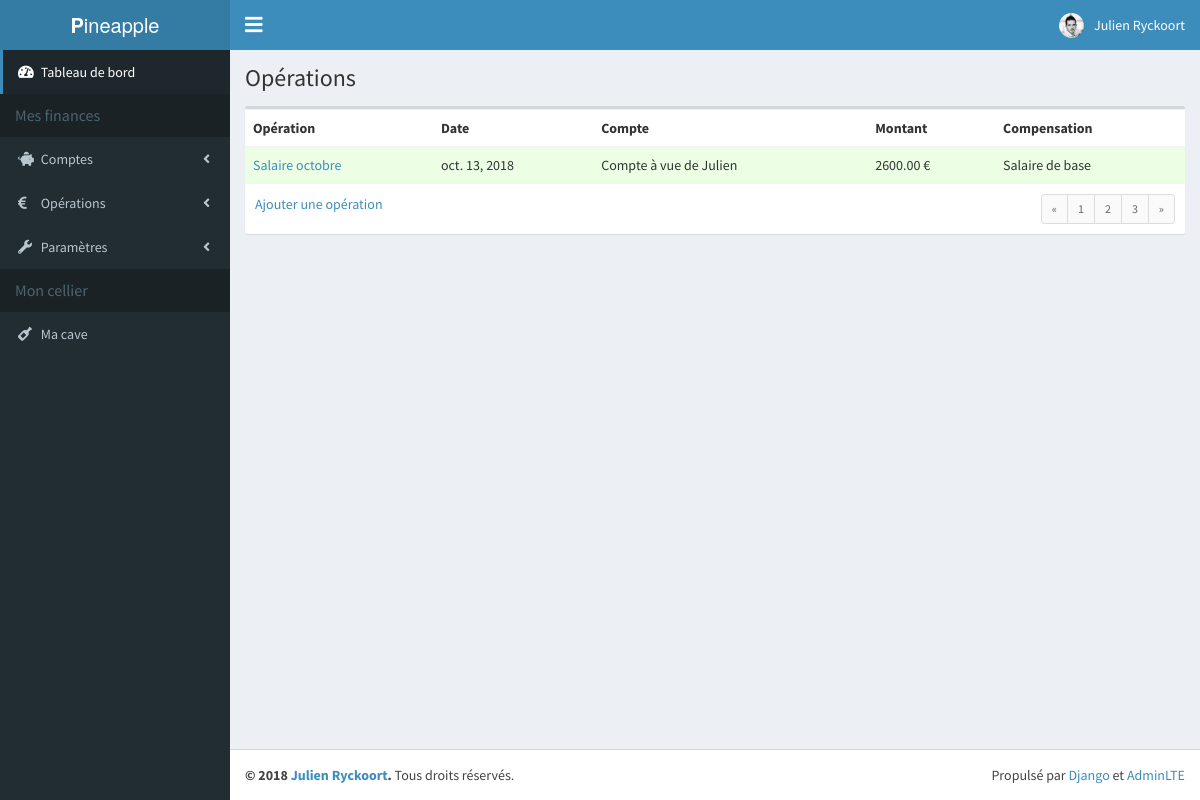
The page /accounting/operations/view/1 (signed in) on the database its author committed.
### accounting/models.py (models this page shows, shortened)
class AccountingEntry(models.Model):
    account = models.ForeignKey('Account', on_delete=models.CASCADE)
    counterparty_account = models.ForeignKey('Account', on_delete=models.CASCADE, blank=True, null=True, related_name='accounting_entry_counterparty')
    compensation_account = models.ForeignKey('CompensationAccount', on_delete=models.CASCADE, blank=True, null=True, default=None)
    date = models.DateField()
    amount = models.DecimalField(max_digits=13, decimal_places=2)
    name = models.CharField(max_length=200)
    text = models.TextField(default=None, blank=True, null=True)

class Account(models.Model):
    budget = models.ForeignKey('Budget', on_delete=models.CASCADE)
    name = models.CharField(max_length=200)
    text = models.TextField(default=None, blank=True, null=True)
    balance = models.DecimalField(max_digits=13, decimal_places=2)
    type = models.ForeignKey('AccountType', on_delete=models.PROTECT)
    class Meta:
        ordering = ('budget','type',)

class CompensationAccount(models.Model):
    budget = models.ForeignKey('Budget', on_delete=models.CASCADE)
    name = models.CharField(max_length=200)
    text = models.TextField(default=None, blank=True, null=True)
    balance = models.DecimalField(max_digits=13, decimal_places=2)
    category = models.ForeignKey('CompensationAccountCategory', on_delete=models.PROTECT)
    class Meta:
        ordering = ('budget','category',)

### accounting/views.py (the view)
# urls.py: path('operations/view/<id_operation>', views.view_operation, name='view_operation'),
def view_operation(request, id_operation):
    entry = AccountingEntry.objects.get(id=id_operation)
    return render(request, 'accounting/view_operation.html', locals())

### accounting/templates/accounting/view_operation.html (shortened to what this page needs)
{% extends 'base.html' %}
{% block header %}
<h1>
  Opérations
</h1>
{% endblock %}
{% block content %}
<div class="box">
  <div class="box-body no-padding">
    <table class="table">
      <tbody>
        <tr>
          <th>Opération</th>
          <th>Date</th>
          <th>Compte</th>
          <th>Montant</th>
          <th>Compensation</th>
        </tr>
        <tr {% if entry.amount >= 0 %} class="table-operations-income" {% else %} class="table-operations-expense" {% endif %}>
          <td><a href="{% url 'view_operation' entry.id %}">{{ entry.name }}</a></td>
          <td>{{ entry.date }}</td>
          <td>{{ entry.account.name }}</td>
          <td>{{ entry.amount }} €</td>
          <td>{{ entry.compensation_account.name }}</td>
        </tr>
      </tbody>
    </table>
  </div>
  <div class="box-footer clearfix">
    <a href="{% url 'add_operation' %}">Ajouter une opération</a>
    <ul class="pagination pagination-sm no-margin pull-right">
      <li><a href="#">&laquo;</a></li>
      <li><a href="#">1</a></li>
      <li><a href="#">2</a></li>
      <li><a href="#">3</a></li>
      <li><a href="#">&raquo;</a></li>
    </ul>
  </div>
</div>
{% endblock %}

### project_templates/base.html (shortened to what this page needs)
{% load static %}
{% load humanize %}
<!DOCTYPE html>
<html>
<head>
  <link rel="stylesheet" href="{% static 'bower_components/bootstrap/dist/css/bootstrap.min.css' %}">
  <link rel="stylesheet" href="https://use.fontawesome.com/releases/v5.4.1/css/all.css">
  <link rel="stylesheet" href="{% static 'dist/css/AdminLTE.css' %}">
  <link rel="stylesheet" href="{% static 'dist/css/skins/skin-blue.min.css' %}">
  <link rel="stylesheet" href="{% static 'dist/css/pineapple.css' %}">
</head>
<body class="hold-transition skin-blue sidebar-mini">
<div class="wrapper">
  <header class="main-header">
    <a href="#" class="logo">
      <span class="logo-lg"><b>P</b>ineapple</span>
    </a>
    <nav class="navbar navbar-static-top" role="navigation">
      <a href="#" class="sidebar-toggle fa fa-bars" data-toggle="push-menu" role="button">
      </a>
      <div class="navbar-custom-menu">
        <ul class="nav navbar-nav">
          <li class="dropdown user user-menu">
            <a href="#" class="dropdown-toggle" data-toggle="dropdown">
              <img src="{% static 'dist/img/julien.jpg' %}" class="user-image" alt="User Image">
              <span class="hidden-xs">{{ request.user.first_name }} {{ request.user.last_name  }}</span>
            </a>
          </li>
        </ul>
      </div>
    </nav>
  </header>
  <aside class="main-sidebar">
    <section class="sidebar">
      <ul class="sidebar-menu" data-widget="tree">
        <li class="active">
          <a href="#">
            <i class="fa fa-tachometer-alt"></i>
            <span>Tableau de bord</span>
          </a>
        </li>
        <li class="header">Mes finances</li>
        <li class="treeview">
          <a href="#">
            <i class="fa fa-piggy-bank"></i>
            <span>Comptes</span>
            <span class="pull-right-container">
              <i class="fa fa-angle-left pull-right"></i>
            </span>
          </a>
        </li>
        <li class="treeview">
          <a href="#">
            <i class="fa fa-euro-sign"></i>
            <span>Opérations</span>
            <span class="pull-right-container">
              <i class="fa fa-angle-left pull-right"></i>
            </span>
          </a>
        </li>
        <li class="treeview">
          <a href="#">
            <i class="fa fa-wrench"></i>
            <span>Paramètres</span>
            <span class="pull-right-container">
              <i class="fa fa-angle-left pull-right"></i>
            </span>
          </a>
        </li>
        <li class="header">Mon cellier</li>
        <li>
          <a href="#">
            <i class="fa fa-wine-bottle"></i>
            <span>Ma cave</span>
          </a>
        </li>
      </ul>
    </section>
  </aside>
  <div class="content-wrapper">
    <section class="content-header">
      {% block header %}
      {% endblock %}
    </section>
    <section class="content container-fluid">
      {% block content %}
      {% endblock %}
    </section>
  </div>
  <footer class="main-footer">
    <div class="pull-right hidden-xs">
      Propulsé par <a href="https://www.djangoproject.com/" target="_blank">Django</a> et <a href="https://adminlte.io/" target="_blank">AdminLTE</a>
    </div>
    <strong>&copy; 2018 <a href="https://www.facebook.com/jryckoort" target="_blank">Julien Ryckoort</a>.</strong> Tous droits réservés.
  </footer>
</div>
</body>
</html>

### rows shown on the page
AccountingEntry: name "Salaire octobre", date "oct. 13, 2018", account.name "Compte à vue de Julien", amount "2600.00", compensation_account.name "Salaire de base"

### other values the page prints
{{ request.user.first_name }} "Julien"
{{ request.user.last_name }} "Ryckoort"
